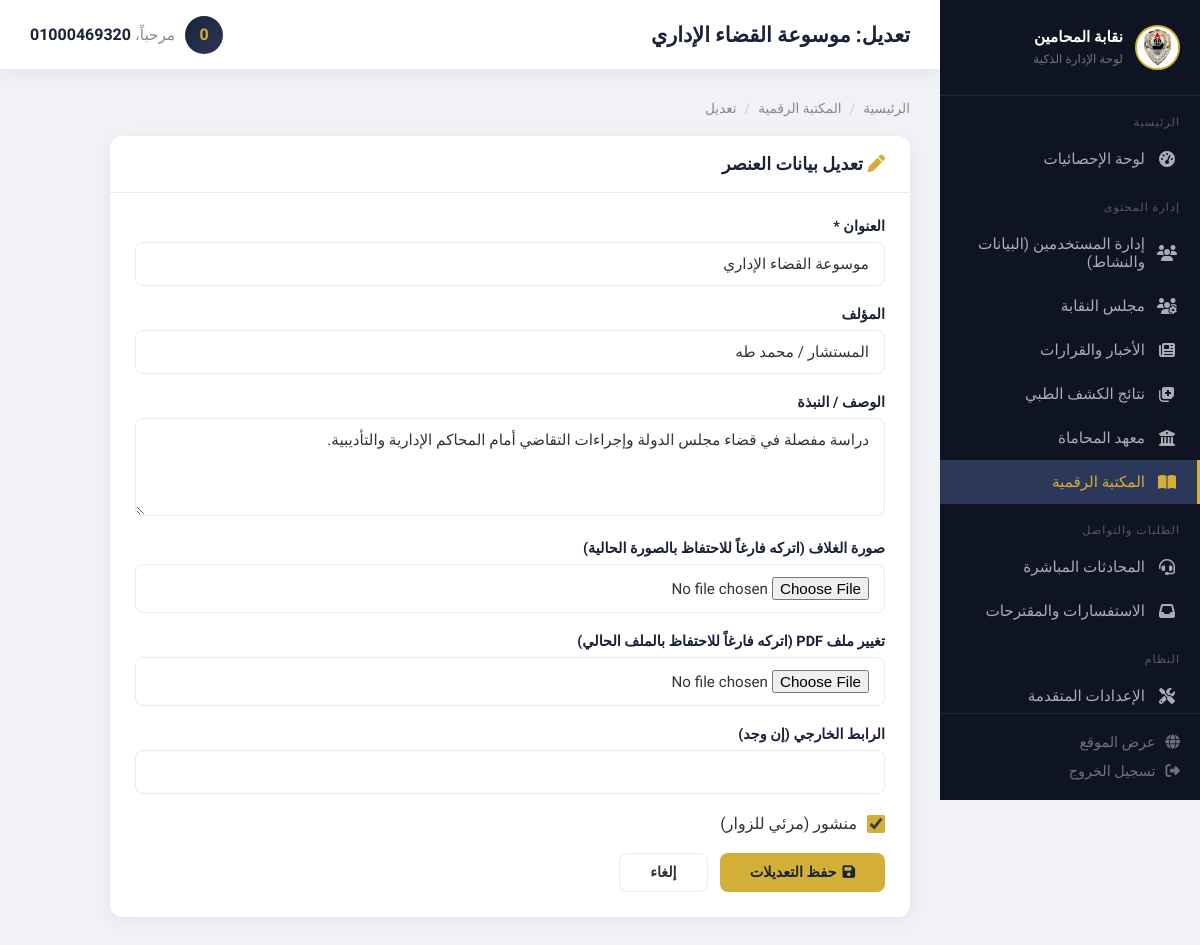
Screenshot of /dashboard/library/edit/book/2/ (signed in) with the database file from the repository.
### core/models.py (models this page shows, shortened)
class LibraryBook(models.Model):
    title       = models.CharField(max_length=300, verbose_name="عنوان الكتاب")
    author      = models.CharField(max_length=200, blank=True, verbose_name="اسم المؤلف")
    description = models.TextField(blank=True, verbose_name="نبذة عن الكتاب")
    cover_image = models.ImageField(upload_to='library/books/', blank=True, null=True, verbose_name="صورة الغلاف")
    file        = models.FileField(upload_to='library/books/files/', blank=True, null=True, verbose_name="ملف PDF")
    external_url= models.URLField(blank=True, max_length=800, verbose_name="رابط خارجي")
    is_active   = models.BooleanField(default=True, verbose_name="منشور")
    views_count = models.PositiveIntegerField(default=0, verbose_name="عدد المشاهدات")
    downloads_count = models.PositiveIntegerField(default=0, verbose_name="عدد التنزيلات")
    created_at  = models.DateTimeField(auto_now_add=True)
    class Meta:
        verbose_name = "كتاب قانوني"
        verbose_name_plural = "الكتب القانونية"
        ordering = ['-created_at']

### core/views.py (the view, shortened to what this page needs)
# urls.py: path('dashboard/library/edit/<str:section>/<int:pk>/', views.dashboard_library_edit, name='dashboard_library_edit'),
@user_passes_test(is_admin, login_url='/dashboard/login/')
def dashboard_library_edit(request, section, pk):
    model_map = {
        'book': LibraryBook,
        'contract': LibraryContract,
    }
    Model = model_map.get(section)
    if not Model:
        return redirect('core:dashboard_library')
    item = get_object_or_404(Model, pk=pk)
    return render(request, 'dashboard/library_edit_form.html', {'item': item, 'section': section})

### core/views.py (called while the page is built)
def is_admin(user):
    return user.is_authenticated and user.is_staff

### templates/dashboard/library_edit_form.html (shortened to what this page needs)
{% extends 'dashboard/base.html' %}
{% block page_title %}تعديل: {{ item.title }}{% endblock %}
{% block content %}
<div class="breadcrumb">
    <a href="{% url 'core:dashboard_home' %}">الرئيسية</a>
    <span class="sep">/</span> <a href="{% url 'core:dashboard_library' %}?section={{ section }}s">المكتبة الرقمية</a>
    <span class="sep">/</span> تعديل
</div>
<div class="card" style="max-width:800px;">
    <div class="card-header">
        <h3><i class="fa-solid fa-pen" style="color:var(--gold);"></i> تعديل بيانات العنصر</h3>
    </div>
    <div class="card-body">
        <form method="POST" enctype="multipart/form-data">
            <div class="form-group">
                <label class="form-label">العنوان *</label>
                <input type="text" name="title" class="form-control" value="{{ item.title }}" required>
            </div>
            {% if section == 'book' %}
            <div class="form-group"><label class="form-label">المؤلف</label><input type="text" name="author" class="form-control" value="{{ item.author }}"></div>
            {% endif %}
            <div class="form-group">
                <label class="form-label">الوصف / النبذة</label>
                <textarea name="description" class="form-control" rows="4">{{ item.description }}</textarea>
            </div>
            <div class="form-group">
                <label class="form-label">صورة الغلاف (اتركه فارغاً للاحتفاظ بالصورة الحالية)</label>
                <input type="file" name="cover_image" class="form-control" accept="image/*">
            </div>
            <div class="form-group">
                <label class="form-label">تغيير ملف PDF (اتركه فارغاً للاحتفاظ بالملف الحالي)</label>
                <input type="file" name="file" class="form-control" accept=".pdf,.doc,.docx">
            </div>
            <div class="form-group">
                <label class="form-label">الرابط الخارجي (إن وجد)</label>
                <input type="url" name="external_url" class="form-control" value="{{ item.external_url|default:'' }}">
            </div>
            <label style="display:flex;align-items:center;gap:10px;margin-bottom:20px;">
                <input type="checkbox" name="is_active" {% if item.is_active %}checked{% endif %} style="width:18px;height:18px;accent-color:var(--gold);">
                <span>منشور (مرئي للزوار)</span>
            </label>
            <div style="display:flex;gap:12px;">
                <button type="submit" class="btn btn-gold" style="padding:10px 30px;"><i class="fa-solid fa-floppy-disk"></i> حفظ التعديلات</button>
                <a href="{% url 'core:dashboard_library' %}?section={{ section }}s" class="btn btn-outline" style="padding:10px 30px;">إلغاء</a>
            </div>
        </form>
    </div>
</div>
{% endblock %}

### templates/dashboard/base.html (shortened to what this page needs)
<!DOCTYPE html>
<html lang="ar" dir="rtl">
{% load static %}
<head>
    <link rel="stylesheet" href="https://cdnjs.cloudflare.com/ajax/libs/font-awesome/6.4.0/css/all.min.css">
</head>
<body>
    <aside class="sidebar">
        <div class="sidebar-brand">
            <img src="{% static 'img/logo.jpg' %}" alt="Logo" style="width: 45px; height: 45px; object-fit: contain; border-radius: 50%; border: 2px solid var(--gold); background: white;">
            <div>
                <h2>نقابة المحامين</h2>
                <span>لوحة الإدارة الذكية</span>
            </div>
        </div>
        <div style="flex: 1; overflow-y: auto; padding-bottom: 10px;">
            <div class="nav-section-title">الرئيسية</div>
            <a href="{% url 'core:dashboard_home' %}" class="nav-item {% if request.resolver_match.url_name == 'dashboard_home' %}active{% endif %}">
                <i class="fa-solid fa-gauge-high"></i> لوحة الإحصائيات
            </a>
            <div class="nav-section-title">إدارة المحتوى</div>
            <a href="{% url 'core:dashboard_users' %}" class="nav-item {% if 'user' in request.resolver_match.url_name %}active{% endif %}">
                <i class="fa-solid fa-users"></i> إدارة المستخدمين (البيانات والنشاط)
            </a>
            <a href="{% url 'core:dashboard_council' %}" class="nav-item {% if 'council' in request.resolver_match.url_name %}active{% endif %}">
                <i class="fa-solid fa-users-gear"></i> مجلس النقابة
            </a>
            <a href="{% url 'core:dashboard_news' %}" class="nav-item {% if 'news' in request.resolver_match.url_name %}active{% endif %}">
                <i class="fa-solid fa-newspaper"></i> الأخبار والقرارات
            </a>
            <a href="{% url 'core:dashboard_medical_exams' %}" class="nav-item {% if 'medical_exam' in request.resolver_match.url_name %}active{% endif %}">
                <i class="fa-solid fa-notes-medical"></i> نتائج الكشف الطبي
            </a>
            <a href="{% url 'core:dashboard_institute' %}" class="nav-item {% if 'institute' in request.resolver_match.url_name %}active{% endif %}">
                <i class="fa-solid fa-building-columns"></i> معهد المحاماة
            </a>
            <a href="{% url 'core:dashboard_library' %}" class="nav-item {% if 'library' in request.resolver_match.url_name %}active{% endif %}">
                <i class="fa-solid fa-book-open"></i> المكتبة الرقمية
            </a>
            <div class="nav-section-title">الطلبات والتواصل</div>
            <a href="{% url 'core:dashboard_livechat' %}" class="nav-item {% if 'livechat' in request.resolver_match.url_name %}active{% endif %}">
                <i class="fa-solid fa-headset"></i> المحادثات المباشرة
            </a>
            <a href="{% url 'core:dashboard_complaints' %}" class="nav-item {% if 'complaint' in request.resolver_match.url_name %}active{% endif %}">
                <i class="fa-solid fa-inbox"></i> الاستفسارات والمقترحات
            </a>
            <div class="nav-section-title">النظام</div>
            <a href="{% url 'core:dashboard_settings' %}" class="nav-item {% if 'settings' in request.resolver_match.url_name %}active{% endif %}">
                <i class="fa-solid fa-screwdriver-wrench"></i> الإعدادات المتقدمة
            </a>
        </div>
        <div class="sidebar-footer">
            <a href="{% url 'core:home' %}" target="_blank">
                <i class="fa-solid fa-globe"></i>
                <span>عرض الموقع</span>
            </a>
            <a href="{% url 'core:dashboard_logout' %}" style="margin-top: 12px;">
                <i class="fa-solid fa-right-from-bracket"></i>
                <span>تسجيل الخروج</span>
            </a>
        </div>
    </aside>
    <div class="main-wrapper">
        <header class="topbar">
            <div style="display:flex; align-items:center; gap:12px;">
                <h1>{% block page_title %}لوحة التحكم{% endblock %}</h1>
            </div>
            <div class="topbar-user">
                <div class="avatar">{{ request.user.username|first|upper }}</div>
                <div>
                    <span>مرحباً،</span>
                    <strong>{{ request.user.get_full_name|default:request.user.username }}</strong>
                </div>
            </div>
        </header>
        <div class="page-content">
            {% block content %}{% endblock %}
        </div>
    </div>
</body>
</html>

### templates/dashboard/base.html (style rules this page uses)
:root { --primary: #1A2238; --primary-light: #2c3859; --gold: #D4AF37; --gold-dark: #AA8B2C; --sidebar-bg: #0f1423; --sidebar-hover: #1A2238; --bg: #f0f2f5; --white: #fff; --text: #333; --text-muted: #888; --danger: #dc3545; --success: #28a745; --warning: #ffc107; --info: #17a2b8; --border: #e8ecf0; --radius: 12px; --shadow: 0 4px 20px rgba(0,0,0,0.06); --sidebar-width: 260px; }
* { margin: 0; padding: 0; box-sizing: border-box; }
body { font-family: 'Cairo', sans-serif; background: var(--bg); display: flex; min-height: 100vh; color: var(--text); }
.sidebar { width: var(--sidebar-width); background: var(--sidebar-bg); color: #fff; height: 100dvh; position: fixed; top: 0; right: 0; bottom: 0; display: flex; flex-direction: column; z-index: 100; transition: transform 0.3s cubic-bezier(0.25, 0.46, 0.45, 0.94); overflow: hidden; }
.sidebar-brand { padding: 25px 20px; border-bottom: 1px solid rgba(255,255,255,0.07); display: flex; align-items: center; gap: 12px; }
.sidebar-brand h2 { font-size: 0.95rem; line-height: 1.3; color: #fff; }
.sidebar-brand span { font-size: 0.75rem; color: rgba(255,255,255,0.4); }
.nav-section-title { font-size: 0.7rem; color: rgba(255,255,255,0.3); text-transform: uppercase; letter-spacing: 1px; padding: 20px 20px 8px; }
.nav-item { display: flex; align-items: center; gap: 12px; padding: 13px 20px; color: rgba(255,255,255,0.65); text-decoration: none; transition: all 0.25s; border-right: 3px solid transparent; font-size: 0.95rem; }
.nav-item i { width: 20px; text-align: center; font-size: 1rem; }
.nav-item.active { background: var(--primary-light); color: var(--gold); border-right-color: var(--gold); }
.sidebar-footer { margin-top: auto; padding: 20px; border-top: 1px solid rgba(255,255,255,0.07); }
.sidebar-footer a { display: flex; align-items: center; gap: 10px; color: rgba(255,255,255,0.4); text-decoration: none; font-size: 0.9rem; transition: color 0.3s; }
.main-wrapper { margin-right: var(--sidebar-width); flex: 1; display: flex; flex-direction: column; min-height: 100vh; }
.topbar { background: var(--white); border-bottom: 1px solid var(--border); padding: 0 30px; height: 70px; display: flex; align-items: center; justify-content: space-between; position: sticky; top: 0; z-index: 50; box-shadow: var(--shadow); }
.topbar h1 { font-size: 1.3rem; color: var(--primary); }
.topbar-user { display: flex; align-items: center; gap: 10px; }
.topbar-user .avatar { width: 38px; height: 38px; background: linear-gradient(135deg, var(--primary), var(--primary-light)); border-radius: 50%; display: flex; align-items: center; justify-content: center; color: var(--gold); font-weight: bold; }
.topbar-user span { font-size: 0.95rem; color: var(--text-muted); }
.topbar-user strong { color: var(--primary); }
.page-content { padding: 30px; flex: 1; }
.card { background: var(--white); border-radius: var(--radius); box-shadow: var(--shadow); overflow: hidden; }
.card-header { padding: 18px 25px; border-bottom: 1px solid var(--border); display: flex; align-items: center; justify-content: space-between; }
.card-header h3 { font-size: 1.1rem; color: var(--primary); margin: 0; }
.card-body { padding: 25px; }
.btn { display: inline-flex; align-items: center; gap: 6px; padding: 9px 18px; border: none; border-radius: 8px; cursor: pointer; text-decoration: none; font-family: 'Cairo', sans-serif; font-size: 0.9rem; font-weight: 600; transition: all 0.25s; white-space: nowrap; }
.btn-gold { background: var(--gold); color: var(--primary); }
.btn-outline { background: transparent; border: 1px solid var(--border); color: var(--text); }
.form-group { margin-bottom: 20px; }
.form-label { display: block; margin-bottom: 7px; font-weight: 600; color: var(--primary); font-size: 0.9rem; }
.form-control { width: 100%; padding: 12px 15px; border: 1.5px solid var(--border); border-radius: 8px; font-family: 'Cairo', sans-serif; font-size: 0.95rem; color: var(--text); transition: border-color 0.25s, box-shadow 0.25s; outline: none; background: #fff; }
.breadcrumb { display: flex; align-items: center; gap: 8px; font-size: 0.85rem; color: var(--text-muted); margin-bottom: 20px; }
.breadcrumb a { color: var(--text-muted); text-decoration: none; }
.breadcrumb .sep { color: #ccc; }

### rows the page displays
LibraryBook: title "موسوعة القضاء الإداري", author "المستشار / محمد طه", description "دراسة مفصلة في قضاء مجلس الدولة وإجراءات التقاضي أمام المحاكم الإدارية والتأديبية.", is_active "☑"

### other values shown
{{ request.user.username|first|upper }} "0"
{{ request.user.get_full_name|default:request.user.username }} "01000469320"
